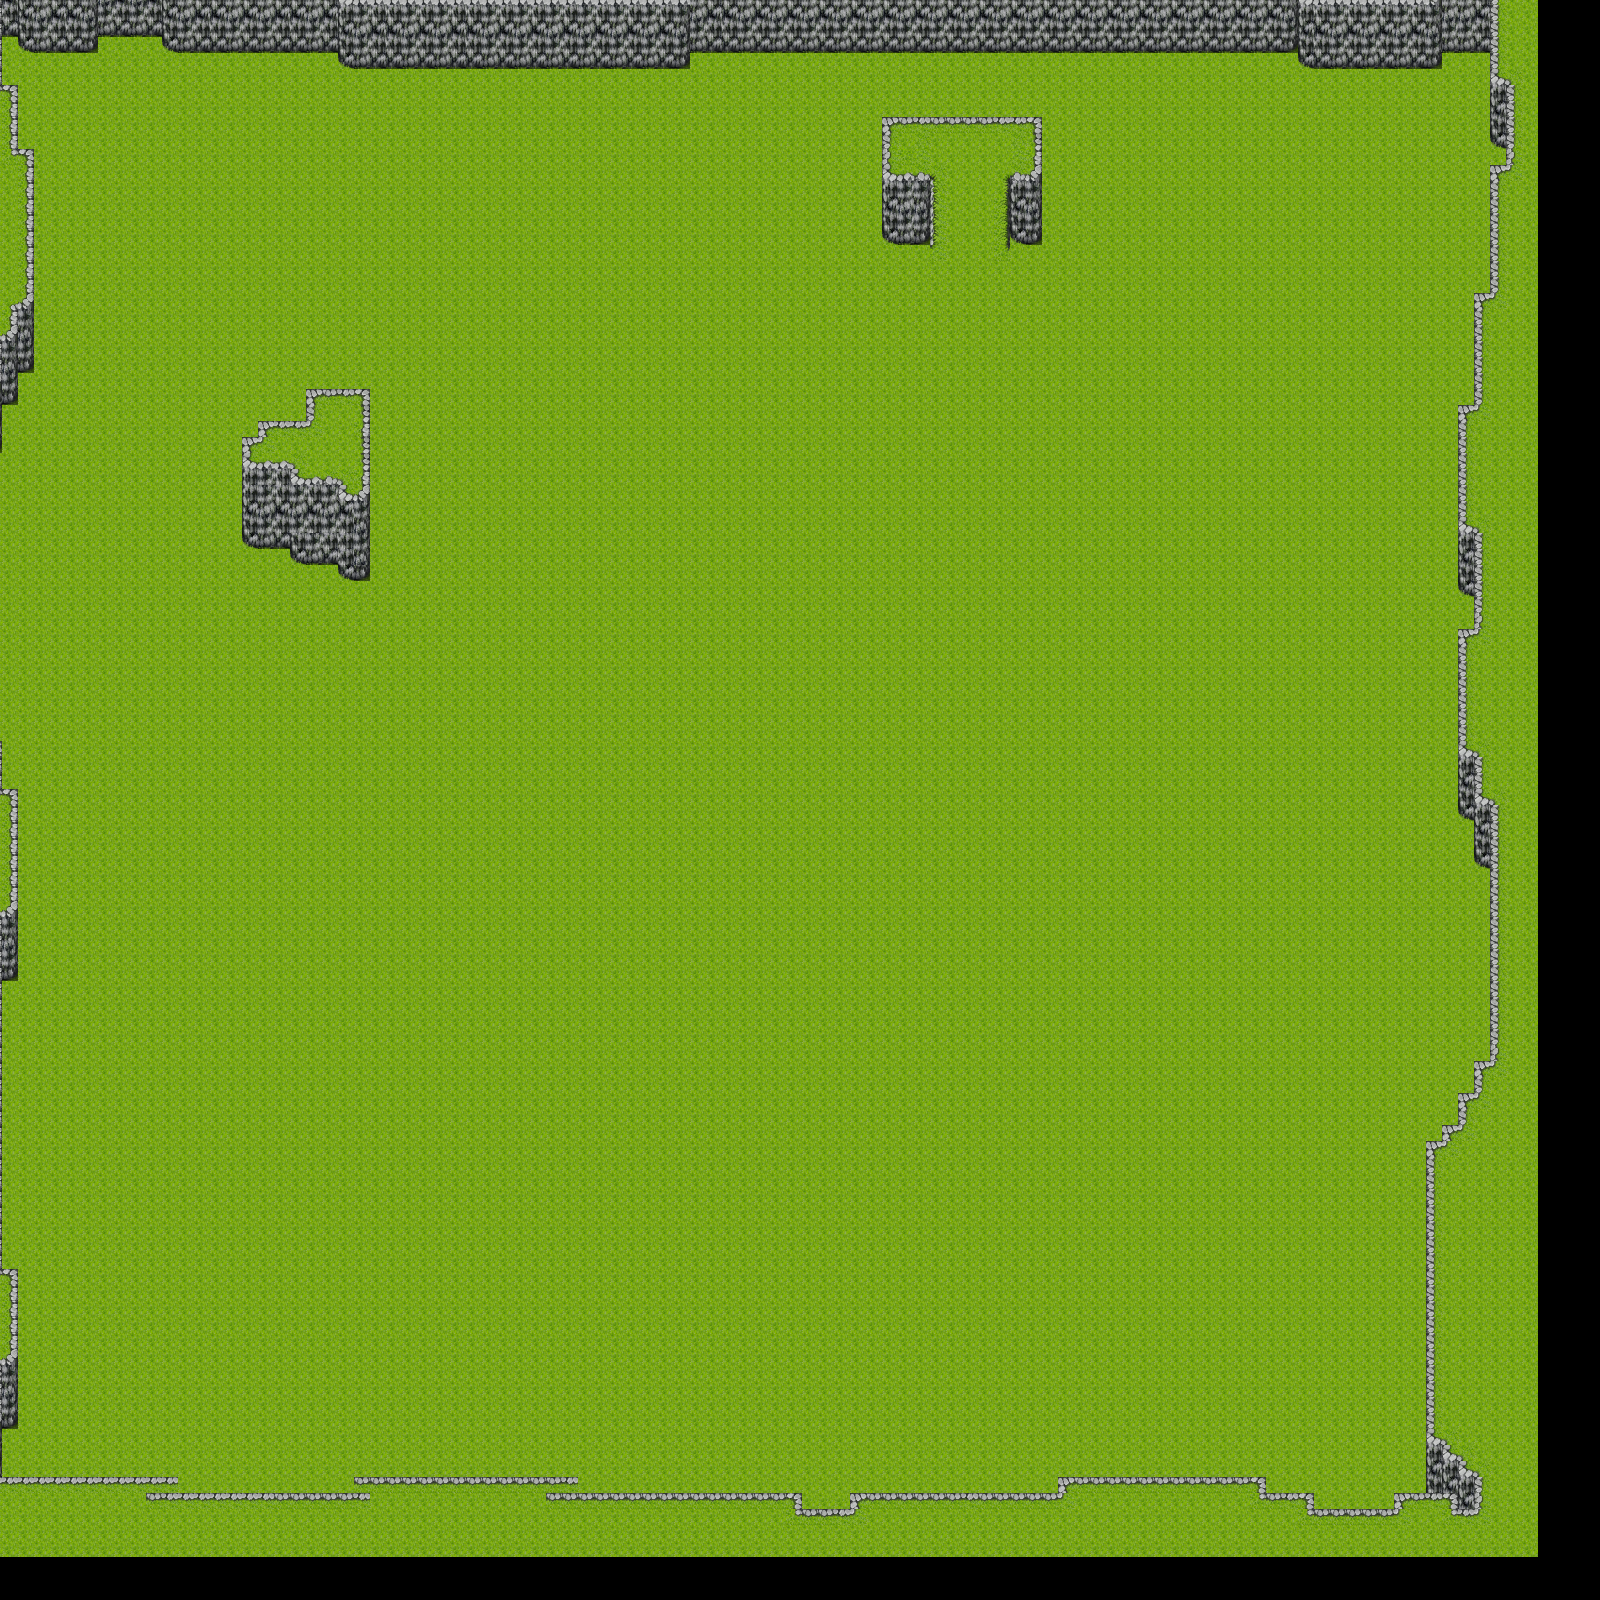

Below is a game level as drawn by its tile map, then a one-line description and the .tmx that defines it (tile-layer data replaced by summaries):
An orthogonal 100x100 tile map with 16x16 px tiles, 1 tile layer (Ground), 3 tilesets.

<map version="1.0" orientation="orthogonal" renderorder="right-down" width="100" height="100" tilewidth="16" tileheight="16" nextobjectid="1">
 <tileset firstgid="1" name="tile1" tilewidth="16" tileheight="16" tilecount="960" columns="32">
  <image source="tilea4.png" width="512" height="480" />
 </tileset>
 <tileset firstgid="961" name="tiel1a" tilewidth="16" tileheight="16" tilecount="768" columns="32">
  <image source="tilea1.png" width="512" height="384" />
 </tileset>
 <tileset firstgid="1729" name="tile2" tilewidth="16" tileheight="16" tilecount="768" columns="32">
  <image source="tilea2.png" width="512" height="384" />
 </tileset>
 <layer name="Ground" width="100" height="100" offsetx="-62.6667" offsety="-43.3333">
  <data>[10000 cells, 10000 non-empty, 44 distinct tile ids]</data>
 </layer>
</map>
